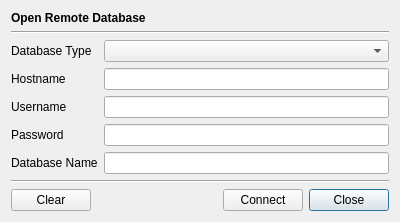
<?xml version="1.0" encoding="UTF-8"?>
<ui version="4.0">
 <class>RemoteDBDlg</class>
 <widget class="QDialog" name="RemoteDBDlg">
  <property name="geometry">
   <rect>
    <x>0</x>
    <y>0</y>
    <width>400</width>
    <height>222</height>
   </rect>
  </property>
  <property name="windowTitle">
   <string>Remote DataBase Dialog</string>
  </property>
  <layout class="QVBoxLayout" name="verticalLayout">
   <item>
    <widget class="QLabel" name="label">
     <property name="font">
      <font>
       <weight>75</weight>
       <bold>true</bold>
      </font>
     </property>
     <property name="text">
      <string>Open Remote Database</string>
     </property>
    </widget>
   </item>
   <item>
    <widget class="Line" name="line_2">
     <property name="orientation">
      <enum>Qt::Horizontal</enum>
     </property>
    </widget>
   </item>
   <item>
    <layout class="QGridLayout" name="gridLayout">
     <item row="4" column="0">
      <widget class="QLabel" name="label_6">
       <property name="text">
        <string>Database Name</string>
       </property>
      </widget>
     </item>
     <item row="2" column="1">
      <widget class="QLineEdit" name="mUsernameText"/>
     </item>
     <item row="2" column="0">
      <widget class="QLabel" name="label_4">
       <property name="text">
        <string>Username</string>
       </property>
      </widget>
     </item>
     <item row="0" column="1">
      <widget class="QComboBox" name="mDBTypeCombo"/>
     </item>
     <item row="1" column="1">
      <widget class="QLineEdit" name="mHostnameText"/>
     </item>
     <item row="0" column="0">
      <widget class="QLabel" name="label_2">
       <property name="text">
        <string>Database Type</string>
       </property>
      </widget>
     </item>
     <item row="1" column="0">
      <widget class="QLabel" name="label_3">
       <property name="text">
        <string>Hostname</string>
       </property>
      </widget>
     </item>
     <item row="3" column="1">
      <widget class="QLineEdit" name="mPasswordText">
       <property name="echoMode">
        <enum>QLineEdit::Password</enum>
       </property>
      </widget>
     </item>
     <item row="3" column="0">
      <widget class="QLabel" name="label_5">
       <property name="text">
        <string>Password</string>
       </property>
      </widget>
     </item>
     <item row="4" column="1">
      <widget class="QLineEdit" name="mDBNameText"/>
     </item>
    </layout>
   </item>
   <item>
    <spacer name="verticalSpacer">
     <property name="orientation">
      <enum>Qt::Vertical</enum>
     </property>
     <property name="sizeHint" stdset="0">
      <size>
       <width>20</width>
       <height>40</height>
      </size>
     </property>
    </spacer>
   </item>
   <item>
    <widget class="Line" name="line">
     <property name="orientation">
      <enum>Qt::Horizontal</enum>
     </property>
    </widget>
   </item>
   <item>
    <layout class="QGridLayout" name="gridLayout_2">
     <property name="topMargin">
      <number>0</number>
     </property>
     <item row="0" column="3">
      <widget class="QPushButton" name="mCloseBtn">
       <property name="text">
        <string>Close</string>
       </property>
      </widget>
     </item>
     <item row="0" column="2">
      <widget class="QPushButton" name="mConnectBtn">
       <property name="text">
        <string>Connect</string>
       </property>
      </widget>
     </item>
     <item row="0" column="0">
      <widget class="QPushButton" name="mClearBtn">
       <property name="text">
        <string>Clear</string>
       </property>
      </widget>
     </item>
     <item row="0" column="1">
      <spacer name="horizontalSpacer">
       <property name="orientation">
        <enum>Qt::Horizontal</enum>
       </property>
       <property name="sizeHint" stdset="0">
        <size>
         <width>40</width>
         <height>20</height>
        </size>
       </property>
      </spacer>
     </item>
    </layout>
   </item>
  </layout>
 </widget>
 <resources/>
 <connections/>
</ui>
